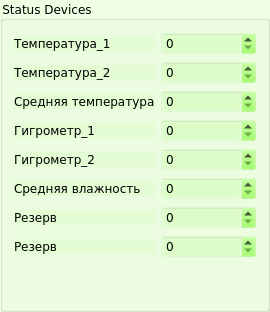
     <widget class="QGroupBox" name="groupBox_2">
      <property name="sizePolicy">
       <sizepolicy hsizetype="Fixed" vsizetype="Preferred">
        <horstretch>0</horstretch>
        <verstretch>0</verstretch>
       </sizepolicy>
      </property>
      <property name="minimumSize">
       <size>
        <width>270</width>
        <height>0</height>
       </size>
      </property>
      <property name="font">
       <font>
        <family>DejaVu Sans</family>
        <pointsize>9</pointsize>
        <weight>50</weight>
        <bold>false</bold>
       </font>
      </property>
      <property name="styleSheet">
       <string notr="true">background:rgba(137, 255, 64, 20)</string>
      </property>
      <property name="title">
       <string>Status Devices</string>
      </property>
      <layout class="QGridLayout" name="gridLayout_3">
       <item row="0" column="0">
        <layout class="QGridLayout" name="gridLayout_2">
         <item row="0" column="0">
          <widget class="QLabel" name="label_7">
           <property name="sizePolicy">
            <sizepolicy hsizetype="Preferred" vsizetype="Maximum">
             <horstretch>0</horstretch>
             <verstretch>0</verstretch>
            </sizepolicy>
           </property>
           <property name="font">
            <font>
             <family>DejaVu Sans</family>
             <pointsize>9</pointsize>
             <weight>50</weight>
             <bold>false</bold>
            </font>
           </property>
           <property name="text">
            <string>Температура_1</string>
           </property>
           <property name="margin">
            <number>6</number>
           </property>
          </widget>
         </item>
         <item row="0" column="1">
          <widget class="QSpinBox" name="temp1">
           <property name="sizePolicy">
            <sizepolicy hsizetype="Minimum" vsizetype="Maximum">
             <horstretch>0</horstretch>
             <verstretch>0</verstretch>
            </sizepolicy>
           </property>
           <property name="maximumSize">
            <size>
             <width>16777215</width>
             <height>26</height>
            </size>
           </property>
           <property name="font">
            <font>
             <family>DejaVu Sans</family>
             <pointsize>9</pointsize>
             <weight>50</weight>
             <bold>false</bold>
            </font>
           </property>
          </widget>
         </item>
         <item row="1" column="0">
          <widget class="QLabel" name="label_8">
           <property name="sizePolicy">
            <sizepolicy hsizetype="Preferred" vsizetype="Maximum">
             <horstretch>0</horstretch>
             <verstretch>0</verstretch>
            </sizepolicy>
           </property>
           <property name="font">
            <font>
             <family>DejaVu Sans</family>
             <pointsize>9</pointsize>
             <weight>50</weight>
             <bold>false</bold>
            </font>
           </property>
           <property name="text">
            <string>Температура_2</string>
           </property>
           <property name="margin">
            <number>6</number>
           </property>
          </widget>
         </item>
         <item row="1" column="1">
          <widget class="QSpinBox" name="temp2">
           <property name="sizePolicy">
            <sizepolicy hsizetype="Minimum" vsizetype="Maximum">
             <horstretch>0</horstretch>
             <verstretch>0</verstretch>
            </sizepolicy>
           </property>
           <property name="maximumSize">
            <size>
             <width>16777215</width>
             <height>26</height>
            </size>
           </property>
           <property name="font">
            <font>
             <family>DejaVu Sans</family>
             <pointsize>9</pointsize>
             <weight>50</weight>
             <bold>false</bold>
            </font>
           </property>
          </widget>
         </item>
         <item row="2" column="0">
          <widget class="QLabel" name="label_11">
           <property name="sizePolicy">
            <sizepolicy hsizetype="Preferred" vsizetype="Maximum">
             <horstretch>0</horstretch>
             <verstretch>0</verstretch>
            </sizepolicy>
           </property>
           <property name="font">
            <font>
             <family>DejaVu Sans</family>
             <pointsize>9</pointsize>
             <weight>50</weight>
             <bold>false</bold>
            </font>
           </property>
           <property name="text">
            <string>Средняя температура</string>
           </property>
           <property name="margin">
            <number>6</number>
           </property>
          </widget>
         </item>
         <item row="2" column="1">
          <widget class="QSpinBox" name="midtemp">
           <property name="sizePolicy">
            <sizepolicy hsizetype="Minimum" vsizetype="Maximum">
             <horstretch>0</horstretch>
             <verstretch>0</verstretch>
            </sizepolicy>
           </property>
           <property name="maximumSize">
            <size>
             <width>16777215</width>
             <height>26</height>
            </size>
           </property>
           <property name="font">
            <font>
             <family>DejaVu Sans</family>
             <pointsize>9</pointsize>
             <weight>50</weight>
             <bold>false</bold>
            </font>
           </property>
          </widget>
         </item>
         <item row="3" column="0">
          <widget class="QLabel" name="label_9">
           <property name="sizePolicy">
            <sizepolicy hsizetype="Preferred" vsizetype="Maximum">
             <horstretch>0</horstretch>
             <verstretch>0</verstretch>
            </sizepolicy>
           </property>
           <property name="font">
            <font>
             <family>DejaVu Sans</family>
             <pointsize>9</pointsize>
             <weight>50</weight>
             <bold>false</bold>
            </font>
           </property>
           <property name="text">
            <string>Гигрометр_1</string>
           </property>
           <property name="margin">
            <number>6</number>
           </property>
          </widget>
         </item>
         <item row="3" column="1">
          <widget class="QSpinBox" name="gigrom">
           <property name="sizePolicy">
            <sizepolicy hsizetype="Minimum" vsizetype="Maximum">
             <horstretch>0</horstretch>
             <verstretch>0</verstretch>
            </sizepolicy>
           </property>
           <property name="maximumSize">
            <size>
             <width>16777215</width>
             <height>26</height>
            </size>
           </property>
           <property name="font">
            <font>
             <family>DejaVu Sans</family>
             <pointsize>9</pointsize>
             <weight>50</weight>
             <bold>false</bold>
            </font>
           </property>
          </widget>
         </item>
         <item row="4" column="0">
          <widget class="QLabel" name="label_43">
           <property name="sizePolicy">
            <sizepolicy hsizetype="Preferred" vsizetype="Maximum">
             <horstretch>0</horstretch>
             <verstretch>0</verstretch>
            </sizepolicy>
           </property>
           <property name="font">
            <font>
             <family>DejaVu Sans</family>
             <pointsize>9</pointsize>
             <weight>50</weight>
             <bold>false</bold>
            </font>
           </property>
           <property name="text">
            <string>Гигрометр_2</string>
           </property>
           <property name="margin">
            <number>6</number>
           </property>
          </widget>
         </item>
         <item row="4" column="1">
          <widget class="QSpinBox" name="temp1_2">
           <property name="sizePolicy">
            <sizepolicy hsizetype="Minimum" vsizetype="Maximum">
             <horstretch>0</horstretch>
             <verstretch>0</verstretch>
            </sizepolicy>
           </property>
           <property name="maximumSize">
            <size>
             <width>16777215</width>
             <height>26</height>
            </size>
           </property>
           <property name="font">
            <font>
             <family>DejaVu Sans</family>
             <pointsize>9</pointsize>
             <weight>50</weight>
             <bold>false</bold>
            </font>
           </property>
          </widget>
         </item>
         <item row="5" column="0">
          <widget class="QLabel" name="label_44">
           <property name="sizePolicy">
            <sizepolicy hsizetype="Preferred" vsizetype="Maximum">
             <horstretch>0</horstretch>
             <verstretch>0</verstretch>
            </sizepolicy>
           </property>
           <property name="font">
            <font>
             <family>DejaVu Sans</family>
             <pointsize>9</pointsize>
             <weight>50</weight>
             <bold>false</bold>
            </font>
           </property>
           <property name="text">
            <string>Средняя влажность</string>
           </property>
           <property name="margin">
            <number>6</number>
           </property>
          </widget>
         </item>
         <item row="5" column="1">
          <widget class="QSpinBox" name="temp2_2">
           <property name="sizePolicy">
            <sizepolicy hsizetype="Minimum" vsizetype="Maximum">
             <horstretch>0</horstretch>
             <verstretch>0</verstretch>
            </sizepolicy>
           </property>
           <property name="maximumSize">
            <size>
             <width>16777215</width>
             <height>26</height>
            </size>
           </property>
           <property name="font">
            <font>
             <family>DejaVu Sans</family>
             <pointsize>9</pointsize>
             <weight>50</weight>
             <bold>false</bold>
            </font>
           </property>
          </widget>
         </item>
         <item row="6" column="0">
          <widget class="QLabel" name="label_46">
           <property name="sizePolicy">
            <sizepolicy hsizetype="Preferred" vsizetype="Maximum">
             <horstretch>0</horstretch>
             <verstretch>0</verstretch>
            </sizepolicy>
           </property>
           <property name="font">
            <font>
             <family>DejaVu Sans</family>
             <pointsize>9</pointsize>
             <weight>50</weight>
             <bold>false</bold>
            </font>
           </property>
           <property name="text">
            <string>Резерв</string>
           </property>
           <property name="margin">
            <number>6</number>
           </property>
          </widget>
         </item>
         <item row="6" column="1">
          <widget class="QSpinBox" name="midtemp_2">
           <property name="sizePolicy">
            <sizepolicy hsizetype="Minimum" vsizetype="Maximum">
             <horstretch>0</horstretch>
             <verstretch>0</verstretch>
            </sizepolicy>
           </property>
           <property name="maximumSize">
            <size>
             <width>16777215</width>
             <height>26</height>
            </size>
           </property>
           <property name="font">
            <font>
             <family>DejaVu Sans</family>
             <pointsize>9</pointsize>
             <weight>50</weight>
             <bold>false</bold>
            </font>
           </property>
          </widget>
         </item>
         <item row="7" column="0">
          <widget class="QLabel" name="label_45">
           <property name="sizePolicy">
            <sizepolicy hsizetype="Preferred" vsizetype="Maximum">
             <horstretch>0</horstretch>
             <verstretch>0</verstretch>
            </sizepolicy>
           </property>
           <property name="font">
            <font>
             <family>DejaVu Sans</family>
             <pointsize>9</pointsize>
             <weight>50</weight>
             <bold>false</bold>
            </font>
           </property>
           <property name="text">
            <string>Резерв</string>
           </property>
           <property name="margin">
            <number>6</number>
           </property>
          </widget>
         </item>
         <item row="7" column="1">
          <widget class="QSpinBox" name="gigrom_2">
           <property name="sizePolicy">
            <sizepolicy hsizetype="Minimum" vsizetype="Maximum">
             <horstretch>0</horstretch>
             <verstretch>0</verstretch>
            </sizepolicy>
           </property>
           <property name="maximumSize">
            <size>
             <width>16777215</width>
             <height>26</height>
            </size>
           </property>
           <property name="font">
            <font>
             <family>DejaVu Sans</family>
             <pointsize>9</pointsize>
             <weight>50</weight>
             <bold>false</bold>
            </font>
           </property>
          </widget>
         </item>
        </layout>
       </item>
       <item row="1" column="0">
        <spacer name="verticalSpacer_5">
         <property name="font">
          <font>
           <family>DejaVu Sans</family>
           <pointsize>9</pointsize>
           <weight>50</weight>
           <bold>false</bold>
          </font>
         </property>
         <property name="orientation">
          <enum>Qt::Vertical</enum>
         </property>
         <property name="sizeHint" stdset="0">
          <size>
           <width>20</width>
           <height>40</height>
          </size>
         </property>
        </spacer>
       </item>
      </layout>
     </widget>
